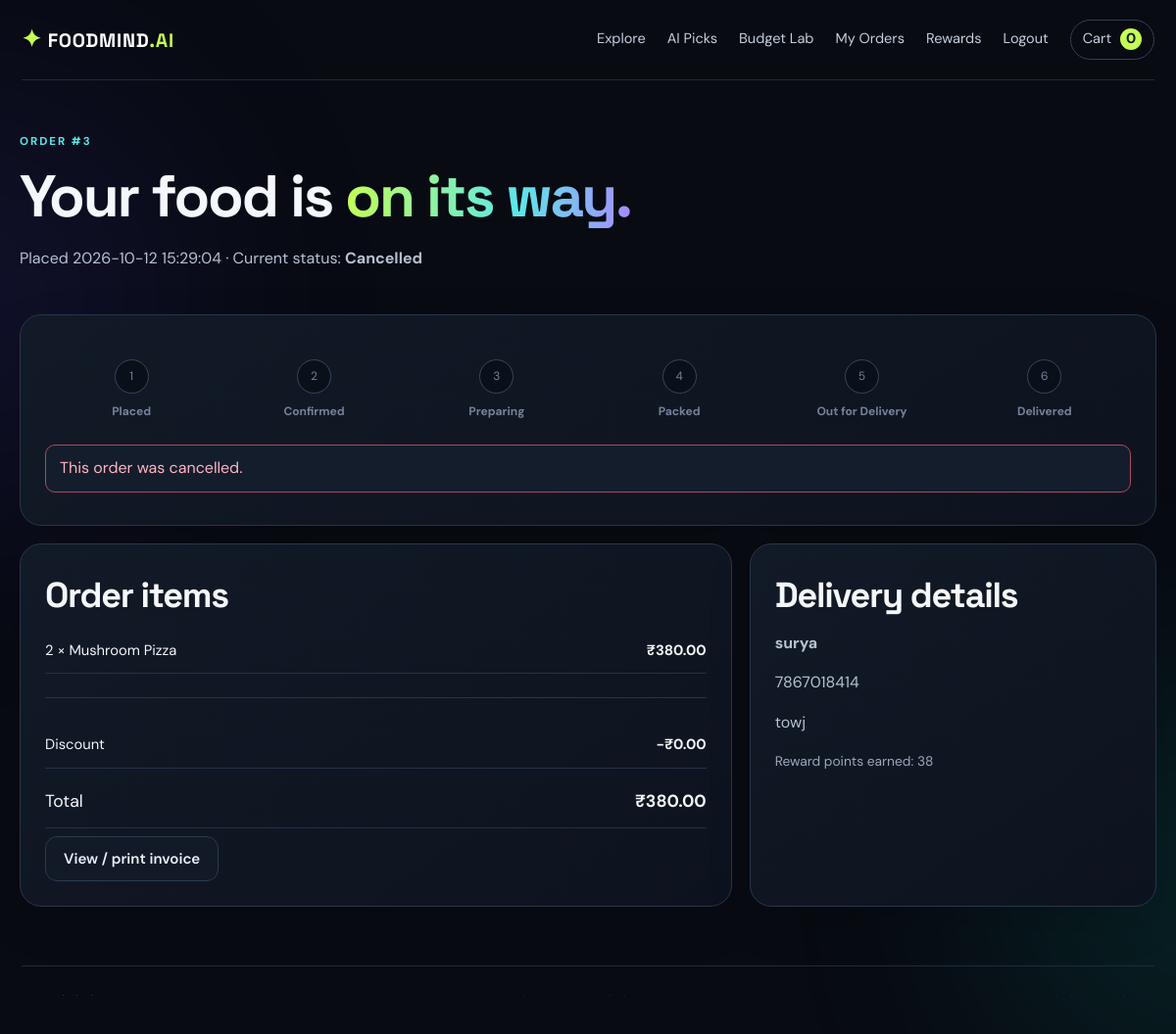
Screenshot of /orders/3 (signed in) with the database file from the repository.
### tables this page shows
CREATE TABLE orders (
          id INTEGER PRIMARY KEY AUTOINCREMENT, user_id INTEGER NOT NULL,
          customer_name TEXT NOT NULL, phone TEXT NOT NULL, address TEXT NOT NULL,
          total REAL NOT NULL, status TEXT NOT NULL DEFAULT 'Placed',
          created_at TEXT NOT NULL DEFAULT CURRENT_TIMESTAMP,
          coupon TEXT NOT NULL DEFAULT '', discount REAL NOT NULL DEFAULT 0,
          points_earned INTEGER NOT NULL DEFAULT 0,
          FOREIGN KEY(user_id) REFERENCES users(id)
        );

CREATE TABLE order_items (
          id INTEGER PRIMARY KEY AUTOINCREMENT, order_id INTEGER NOT NULL,
          food_id INTEGER, food_name TEXT NOT NULL, price REAL NOT NULL,
          quantity INTEGER NOT NULL,
          FOREIGN KEY(order_id) REFERENCES orders(id) ON DELETE CASCADE,
          FOREIGN KEY(food_id) REFERENCES foods(id) ON DELETE SET NULL
        );

### app.py (the view)
@app.route("/orders/<int:order_id>")
@login_required
def order_detail(order_id):
    with get_db() as db:
        order=db.execute("SELECT * FROM orders WHERE id=? AND user_id=?",(order_id,session["user_id"])).fetchone()
        if not order: flash("Order not found.","error"); return redirect(url_for("orders"))
        items=db.execute("SELECT * FROM order_items WHERE order_id=?",(order_id,)).fetchall()
    return render_template("order_detail.html",order=order,items=items,statuses=STATUSES)

### app.py (called while the page is built)
def get_db():
    conn = sqlite3.connect(DB_PATH, timeout=20)
    conn.row_factory = sqlite3.Row
    conn.execute("PRAGMA foreign_keys=ON")
    return conn

def login_required(fn):
    @wraps(fn)
    def wrapped(*a,**kw):
        if not session.get("user_id"):
            flash("Please sign in to continue.","info")
            return redirect(url_for("login", next=request.path))
        return fn(*a,**kw)
    return wrapped

@app.context_processor
def globals_for_templates():
    cart = session.get("cart", {})
    return {"cart_count":sum(int(v) for v in cart.values()), "current_user":session.get("user_name")}

### templates/order_detail.html
{% extends "base.html" %}{% block title %}Track order #{{ order.id }} — FoodMind AI{% endblock %}{% block content %}<div class="page-head"><div class="eyebrow">ORDER #{{ order.id }}</div><h1>Your food is <span class="gradient-text">on its way.</span></h1><p>Placed {{ order.created_at }} · Current status: <b>{{ order.status }}</b></p></div><section class="panel tracking-panel"><div class="tracking-line">{% for s in statuses[:6] %}<div class="tracking-step {% if statuses.index(order.status)>=statuses.index(s) and order.status!='Cancelled' %}done{% endif %}"><span>{{ '✓' if statuses.index(order.status)>=statuses.index(s) and order.status!='Cancelled' else loop.index }}</span><b>{{ s }}</b></div>{% endfor %}</div>{% if order.status=='Cancelled' %}<p class="flash error">This order was cancelled.</p>{% else %}<p class="muted small">Tracking updates when the restaurant admin changes your order status.</p>{% endif %}</section><div class="two-col"><section class="panel"><h2>Order items</h2>{% for i in items %}<div class="summary-line"><span>{{ i.quantity }} × {{ i.food_name }}</span><b>₹{{ '%.2f'|format(i.price*i.quantity) }}</b></div>{% endfor %}<hr><div class="summary-line"><span>Discount</span><b>−₹{{ '%.2f'|format(order.discount) }}</b></div><div class="summary-line total-line"><span>Total</span><b>₹{{ '%.2f'|format(order.total) }}</b></div><a class="btn ghost" href="{{ url_for('invoice',order_id=order.id) }}">View / print invoice</a></section><section class="panel"><h2>Delivery details</h2><p><b>{{ order.customer_name }}</b></p><p>{{ order.phone }}</p><p>{{ order.address }}</p><p class="muted small">Reward points earned: {{ order.points_earned }}</p></section></div>{% endblock %}

### static/style.css (style rules this page uses)
:root { --bg:#080b12;--panel:#101622;--panel2:#141d2c;--line:#243047;--text:#f4f7fb;--muted:#9aa8bc;--lime:#c5ff54;--cyan:#5ce7e8;--purple:#a88bff;--danger:#ff7e93;--radius:22px }
* { box-sizing:border-box }
html { scroll-behavior:smooth }
body { margin:0;background:var(--bg);color:var(--text);font-family:'DM Sans',sans-serif;line-height:1.55;overflow-x:hidden }
a { color:var(--cyan);text-decoration:none }
h1,h2,h3,.brand { font-family:'Space Grotesk',sans-serif;line-height:1.1;letter-spacing:-.035em }
h1 { font-size:clamp(2.7rem,6vw,5.5rem);margin:14px 0 18px }
h2 { font-size:clamp(1.5rem,3vw,2.25rem);margin:8px 0 12px }
p { color:#b6c1d1 }
.muted,small { color:var(--muted) }
.small { font-size:.86rem }
.eyebrow { font-size:.72rem;letter-spacing:.17em;font-weight:700;color:var(--cyan);text-transform:uppercase }
.gradient-text { background:linear-gradient(95deg,var(--lime),var(--cyan) 60%,var(--purple));-webkit-background-clip:text;background-clip:text;color:transparent }
.btn { display:inline-flex;align-items:center;justify-content:center;gap:8px;padding:12px 18px;border-radius:12px;border:1px solid transparent;font:600 .94rem 'DM Sans';cursor:pointer;transition:.2s }
.ghost { background:#121a28;border-color:#2b3a50;color:#eaf2ff }
.page-head { padding:54px 0 28px }
.page-head h1 { font-size:clamp(2.5rem,5vw,4.5rem) }
.page-head p { max-width:680px }
.panel { background:linear-gradient(145deg,#121a27,#0d131e);border:1px solid #29364a;border-radius:var(--radius);padding:25px;box-shadow:0 16px 45px #0002 }
.two-col { display:grid;grid-template-columns:1.4fr .8fr;gap:18px;margin-bottom:60px }
.summary-line { display:flex;justify-content:space-between;gap:12px;padding:12px 0;border-bottom:1px solid #253146;font-size:.92rem }
.summary-line b { white-space:nowrap }
.total-line { font-size:1.1rem;margin:8px 0 }
.flash { border:1px solid #334158;background:#141d2c;border-radius:10px;padding:11px 14px;margin:8px 0 }
.flash.error { border-color:#a94b60;color:#ffb5c1 }
.tracking-panel { margin-bottom:18px }
.tracking-line { display:grid;grid-template-columns:repeat(6,1fr);gap:10px;margin:20px 0 25px }
.tracking-step { display:flex;flex-direction:column;align-items:center;text-align:center;gap:9px;color:#75839a;font-size:.75rem }
.tracking-step span { width:35px;height:35px;display:grid;place-items:center;border-radius:50%;border:1px solid #3a4659;background:#0a101a }
hr { border:0;border-top:1px solid #29364a;margin:24px 0 }

### rows the page displays
orders: id "3", created_at "2026-10-12 15:29:04", status "Cancelled", status "1" "2" "3" "4" "5" "6", discount "0.00", total "380.00", customer_name "surya", phone "7867018414", address "towj", points_earned "38"
order_items: quantity "2", food_name "Mushroom Pizza", i.price*i.quantity "380.00"

### other values shown
{{ cart_count }} "0"
{{ s }} "Placed" "Confirmed" "Preparing" "Packed" "Out for Delivery" "Delivered"
